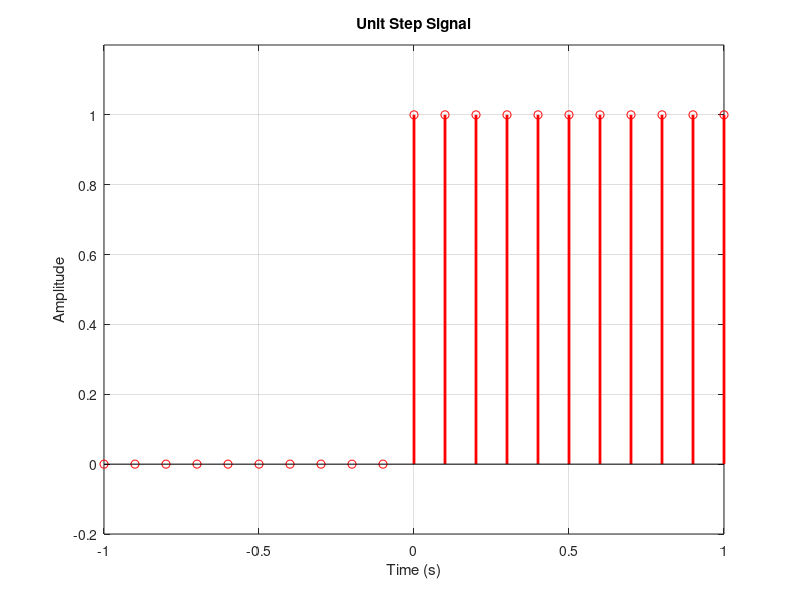

Recreate this plot in MATLAB.

% Generating Unit Step Signal


% Parameters
fs = 10;                 % Sampling frequency (samples per second)
t = -1:1/fs:1;            % Time vector from -1 to 1 second, with fs points

% Generating Unit Step Signal
unit_step = t >= 0;       % Logical condition (1 for t >= 0, 0 for t < 0)

% Plotting the Unit Step Signal
stem(t, unit_step, 'r', 'LineWidth', 2);  % Use stem to visualize discrete values
title('Unit Step Signal');
xlabel('Time (s)');
ylabel('Amplitude');
ylim([-0.2 1.2]);         % Set y-axis limits to enhance visibility
grid on;                  % Add grid for better visualization